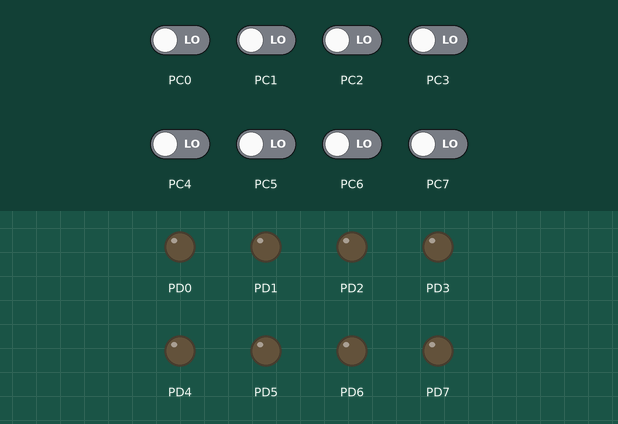
Simulated run of this program. Board: ATmega328P, built with avr-gcc and emulated at 16 MHz (the files do not name the chip). On the bench: output pins drawn as LEDs (lit = HIGH). Inputs (shaded band) come from the test bench; at power-on: PC0–7 LOW.

Above: at 1.2 s.
1.3 s: PC0 driven HIGH
At 2.0 s:
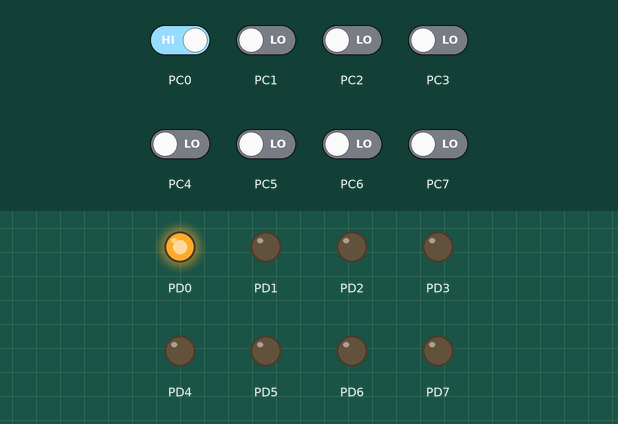
2.8 s: PC0 driven LOW
At 3.1 s:
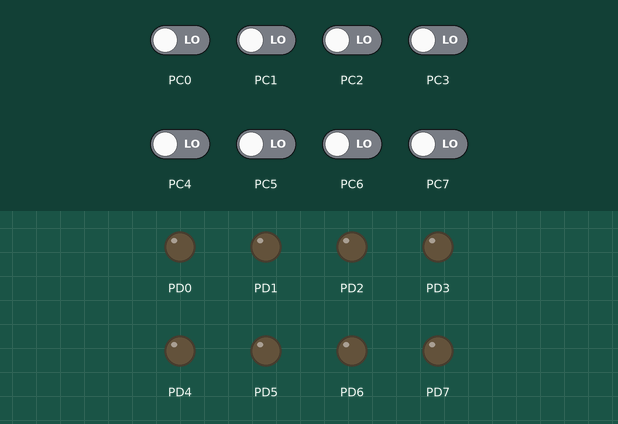
Timing chart, 0 to 5.8 s (numbered marks = the images above; inputs shaded):
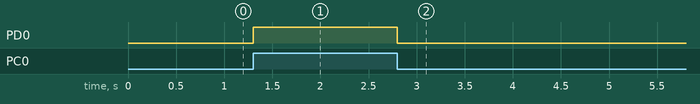

The program:

main.c
```c
/*
 * Relay.c
 *
 * Created: 10/26/2022 9:34:37 AM
 * Author : hp
 */
#define F_CPU 16000000UL
#include <avr/io.h>
#include <util/delay.h>

int main(void)
{
    /* Replace with your application code */
	DDRD = 0xFF;
	DDRC = 0x00;
	//here i am using PORTC.0 as a switch to check normally closed and normally open relays in Proteus
    while (1)
    {
		if(PINC == 0x01)
		{
			PORTD = 0x01;
		}
		else
		{
			PORTD = 0x00;
		}
    }
	/*
	Code without using a pins as switch
	DDRD = 0b00000001;
	while(1)
	{
		PORTD |= 0x01;
		_delay_ms(100);
		PORTD &= 0b11111110;
		_delay_ms(100);
	}
	*/

}
```

Measured:
- after the input at 1.3 s, PD0: LOW → HIGH at once
- after the input at 2.8 s, PD0: HIGH → LOW at once
